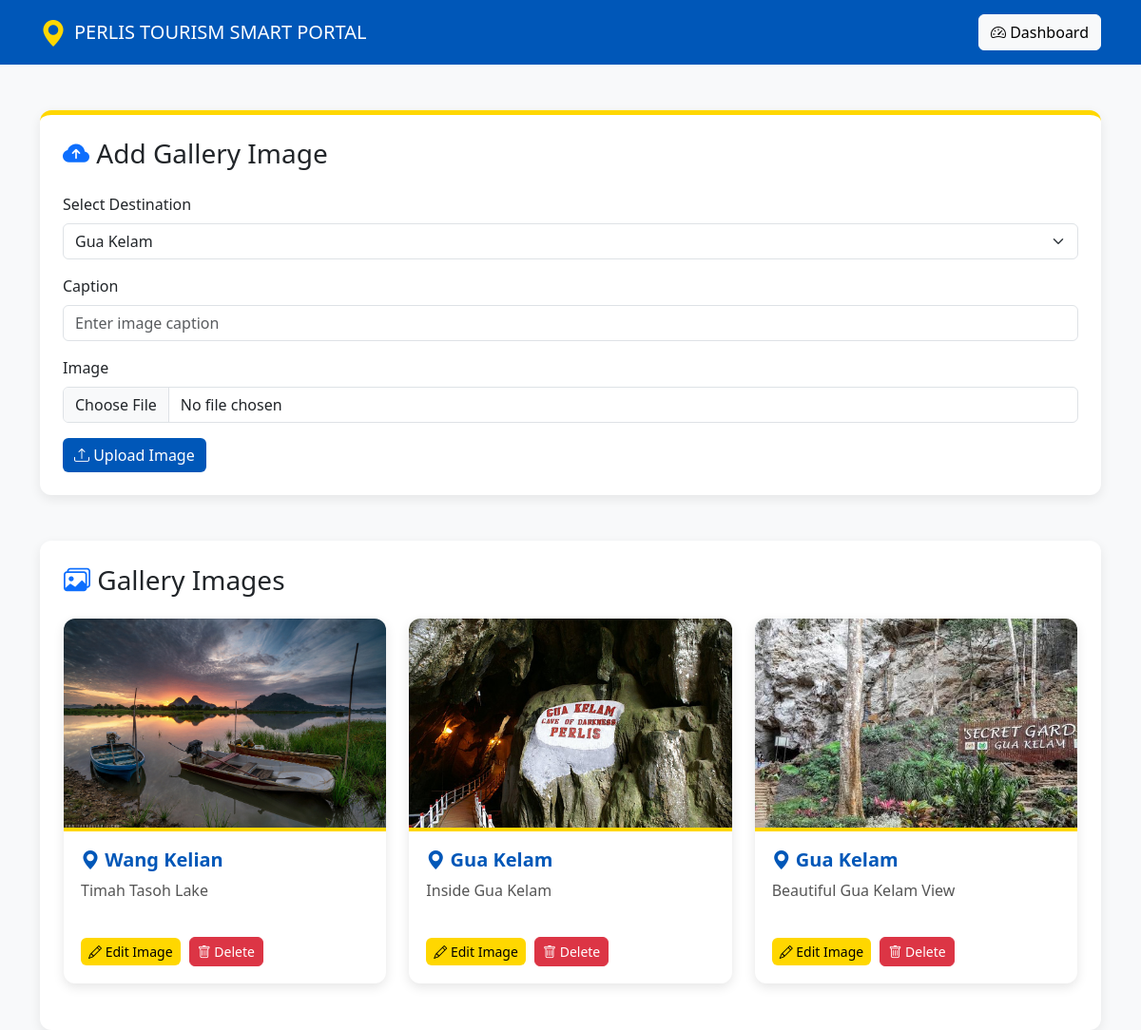
Page /admin/manage_gallery.php (signed in) on the earlier database version.
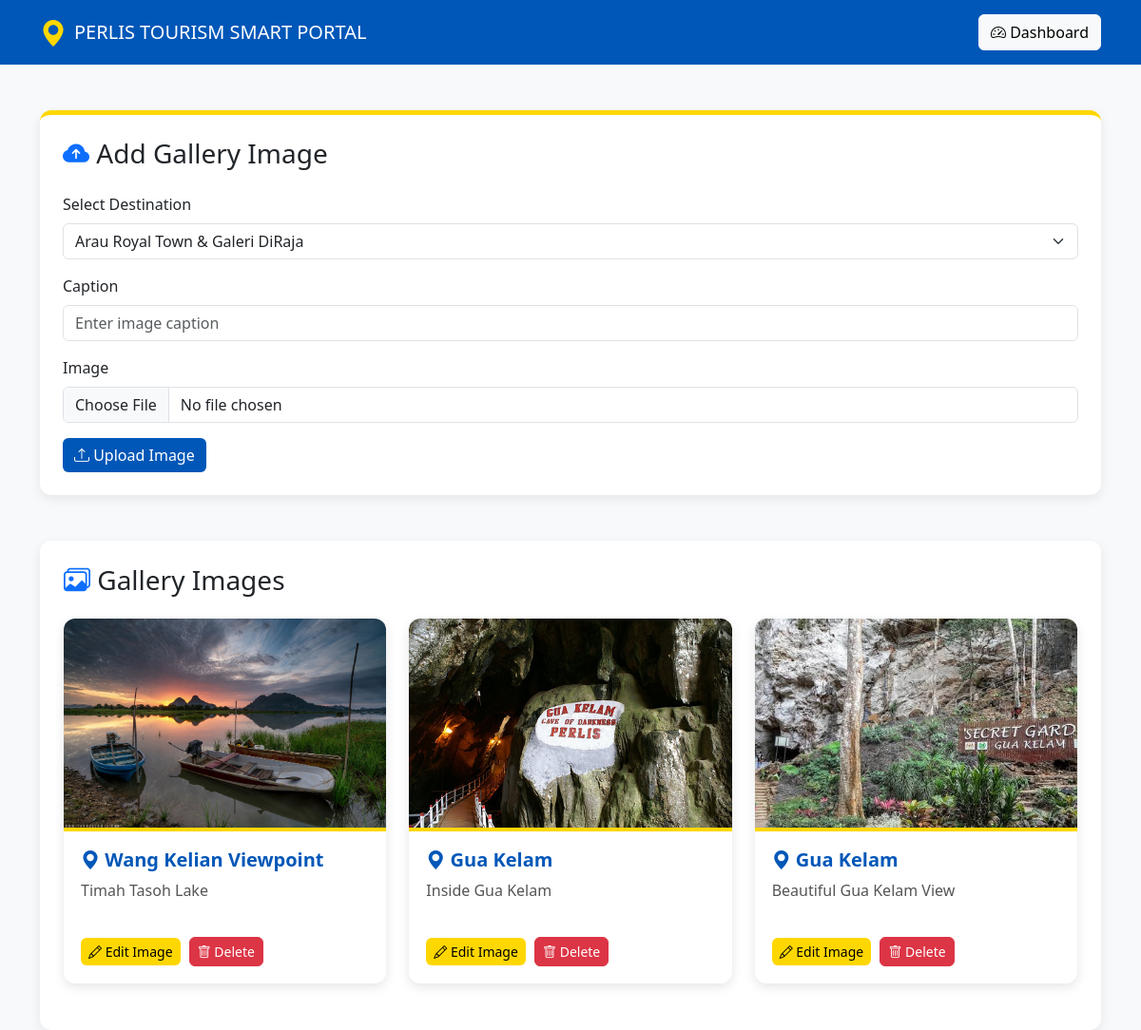
Same page on the later database version.
### tables this page shows
CREATE TABLE `gallery` (
  `gallery_id` int(11) NOT NULL,
  `title` varchar(100) DEFAULT NULL,
  `image` varchar(255) DEFAULT NULL,
  `caption` varchar(255) DEFAULT NULL,
  `destination_id` int(11) DEFAULT NULL
);

CREATE TABLE `destinations` (
  `destination_id` int(11) NOT NULL,
  `destination_name` varchar(100) NOT NULL,
  `category` varchar(50) DEFAULT NULL,
  `location` varchar(100) DEFAULT NULL,
  `description` text DEFAULT NULL,
  `image` varchar(255) DEFAULT NULL,
  `created_at` timestamp NOT NULL DEFAULT current_timestamp()
);

### admin/manage_gallery.php (the view, shortened to what this page needs)
<?php
include("../config.php");
?>
<!DOCTYPE html>
<html lang="en">
<head>
<link
    href="https://cdn.jsdelivr.net/npm/bootstrap@5.3.3/dist/css/bootstrap.min.css"
    rel="stylesheet"
>
<link
    href="https://cdn.jsdelivr.net/npm/bootstrap-icons@1.11.3/font/bootstrap-icons.css"
    rel="stylesheet"
>
</head>
<body class="bg-light">
<nav class="navbar navbar-dark navbar-blue">
<div class="container">
<a class="navbar-brand d-flex align-items-center gap-2">
<i class="bi bi-geo-alt-fill logo-icon"></i>
<span>
PERLIS TOURISM SMART PORTAL
</span>
</a>
<a
    href="dashboard.php"
    class="btn btn-light"
>
<i class="bi bi-speedometer2"></i>
Dashboard
</a>
</div>
</nav>
<div class="container mt-5">
<div class="card upload-card p-4 mb-5">
<h3 class="mb-4">
<i class="bi bi-cloud-arrow-up-fill text-primary"></i>
Add Gallery Image
</h3>
<form
    method="POST"
    enctype="multipart/form-data"
>
<div class="mb-3">
<label class="form-label">
Select Destination
</label>
<select
    name="destination"
    class="form-select"
    required
>
<?php
$destination = mysqli_query(
    $conn,
    "SELECT * FROM destinations
     ORDER BY destination_name ASC"
);
while($row = mysqli_fetch_assoc($destination)){
?>
<option
    value="<?php echo $row['destination_id']; ?>"
>
<?php
echo htmlspecialchars(
    $row['destination_name']
);
?>
</option>
<?php
}
?>
</select>
</div>
<div class="mb-3">
<label class="form-label">
Caption
</label>
<input
    type="text"
    name="caption"
    class="form-control"
    placeholder="Enter image caption"
>
</div>
<div class="mb-3">
<label class="form-label">
Image
</label>
<input
    type="file"
    name="image"
    class="form-control"
    accept="image/*"
    required
>
</div>
<button
    name="add"
    class="btn btn-blue"
>
<i class="bi bi-upload"></i>
Upload Image
</button>
</form>
</div>
<div class="gallery-container">
<div class="d-flex justify-content-between align-items-center mb-4">
<h3 class="mb-0">
<i class="bi bi-images text-primary"></i>
Gallery Images
</h3>
</div>
<div class="row">
<?php
$result = mysqli_query(
    $conn,
    "SELECT gallery.*,
            destinations.destination_name
     FROM gallery
     JOIN destinations
     ON gallery.destination_id =
        destinations.destination_id
     ORDER BY gallery.gallery_id DESC"
);
?>
<?php
while($row = mysqli_fetch_assoc($result)){
?>
<div class="col-md-4 mb-4">
<div class="gallery-card">
<img
    src="../assets/images/<?php
        echo htmlspecialchars($row['image']);
    ?>"
    class="gallery-image"
    alt="Gallery Image"
>
<div class="card-body">
<h5 class="destination-name">
<i class="bi bi-geo-alt-fill"></i>
<?php
echo htmlspecialchars(
    $row['destination_name']
);
?>
</h5>
<p class="gallery-caption">
<?php
echo !empty($row['caption'])
    ? htmlspecialchars($row['caption'])
    : "No caption";
?>
</p>
<a
    href="edit_gallery.php?id=<?php
        echo (int)$row['gallery_id'];
    ?>"
    class="btn btn-yellow btn-sm gallery-btn"
>
<i class="bi bi-pencil"></i>
Edit Image
</a>
<a
    href="manage_gallery.php?delete=<?php
        echo (int)$row['gallery_id'];
    ?>"
    class="btn btn-danger btn-sm gallery-btn"
    onclick="return confirm('Delete this image?')"
>
<i class="bi bi-trash"></i>
Delete
</a>
</div>
</div>
</div>
<?php
}
?>
</div>
</div>
</div>
</body>
</html>

Differences in the rows shown:
changed through a linked row, gallery "Timah Tasoh Lake": destination.destination_name "Wang Kelian" → "Wang Kelian Viewpoint"
Other differences:
form field destination: "Gua Kelam" → "Arau Royal Town & Galeri DiRaja"
